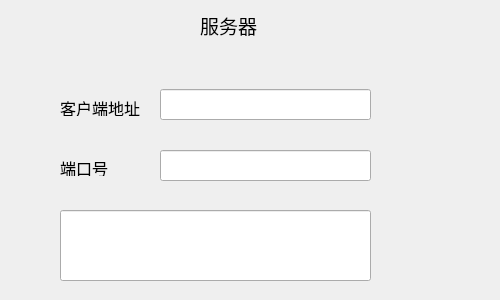
<?xml version="1.0" encoding="UTF-8"?>
<ui version="4.0">
 <class>Widget</class>
 <widget class="QWidget" name="Widget">
  <property name="geometry">
   <rect>
    <x>0</x>
    <y>0</y>
    <width>500</width>
    <height>300</height>
   </rect>
  </property>
  <property name="windowTitle">
   <string>Widget</string>
  </property>
  <widget class="QLabel" name="label">
   <property name="geometry">
    <rect>
     <x>200</x>
     <y>10</y>
     <width>61</width>
     <height>31</height>
    </rect>
   </property>
   <property name="font">
    <font>
     <family>微软雅黑</family>
     <pointsize>14</pointsize>
    </font>
   </property>
   <property name="text">
    <string>服务器</string>
   </property>
  </widget>
  <widget class="QLabel" name="label_2">
   <property name="geometry">
    <rect>
     <x>60</x>
     <y>100</y>
     <width>91</width>
     <height>16</height>
    </rect>
   </property>
   <property name="font">
    <font>
     <family>微软雅黑</family>
     <pointsize>12</pointsize>
    </font>
   </property>
   <property name="text">
    <string>客户端地址</string>
   </property>
  </widget>
  <widget class="QLabel" name="label_3">
   <property name="geometry">
    <rect>
     <x>60</x>
     <y>160</y>
     <width>61</width>
     <height>16</height>
    </rect>
   </property>
   <property name="font">
    <font>
     <family>微软雅黑</family>
     <pointsize>12</pointsize>
    </font>
   </property>
   <property name="text">
    <string>端口号</string>
   </property>
  </widget>
  <widget class="QLineEdit" name="ipLineEdit">
   <property name="geometry">
    <rect>
     <x>160</x>
     <y>89</y>
     <width>211</width>
     <height>31</height>
    </rect>
   </property>
  </widget>
  <widget class="QLineEdit" name="portLineEdit">
   <property name="geometry">
    <rect>
     <x>160</x>
     <y>150</y>
     <width>211</width>
     <height>31</height>
    </rect>
   </property>
  </widget>
  <widget class="QLineEdit" name="lineEdit">
   <property name="geometry">
    <rect>
     <x>60</x>
     <y>210</y>
     <width>311</width>
     <height>71</height>
    </rect>
   </property>
  </widget>
 </widget>
 <resources/>
 <connections/>
</ui>
